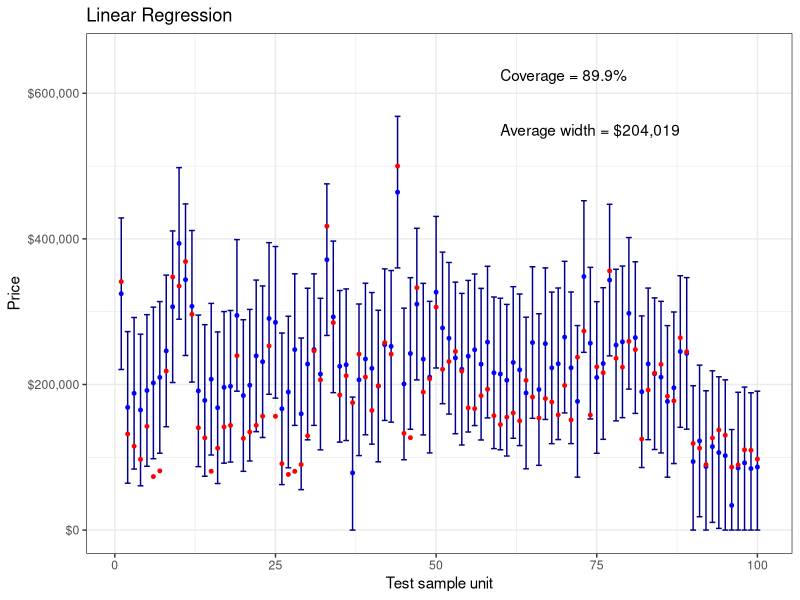
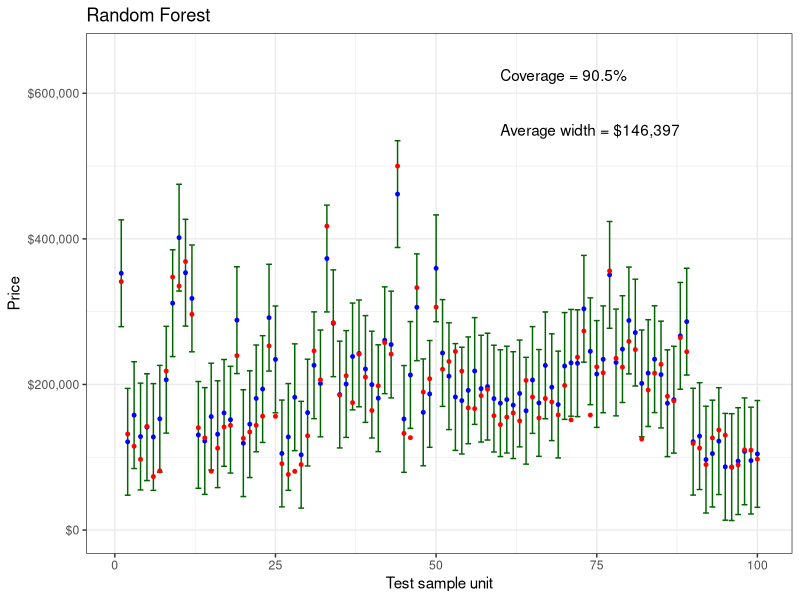
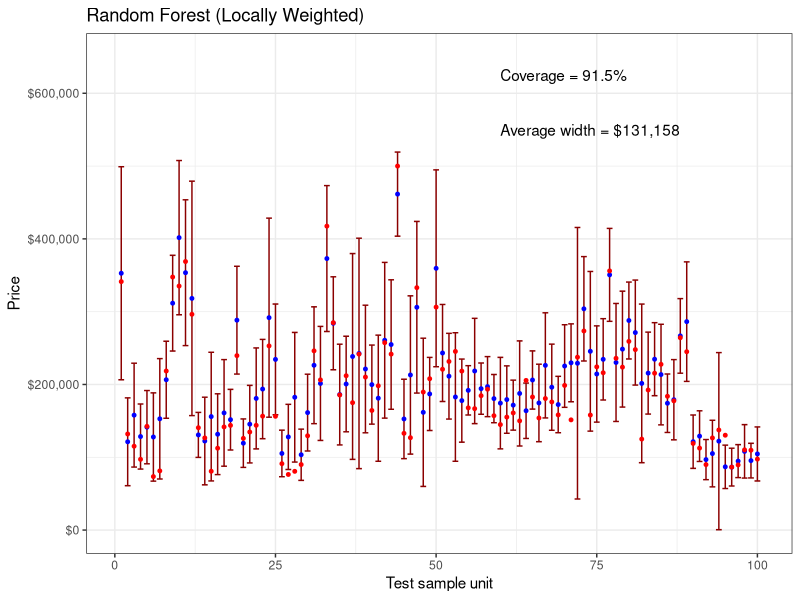

The R script that drew these images, in order:
# Split Conformal Prediction - California Housing

library(tidyverse)
library(ranger)

###

plot_intervals <- function(y, y_hat_tst, lower, upper, max_n = 100, method, color = "black") {
    coverage <- mean(lower <= tst$median_house_value & tst$median_house_value <= upper)
    avg_width <- mean(upper - lower)
 
    tibble(id = seq_along(y), y, y_hat_tst, lower, upper) %>%
        filter(id <= max_n) %>%
        ggplot(aes(x = id)) +
            geom_errorbar(aes(ymin = lower, ymax = upper), color = paste0("dark ", color)) +
            geom_point(aes(y = y_hat_tst), color = "blue", size = 1) +
            geom_point(aes(y = y), color = "red", size = 1) +
            scale_y_continuous(labels = scales::dollar_format(), limits = c(0, 650000)) +
            labs(x = "Test sample unit", y = "Price", title = method) +
            annotate("text", x = 60, y = 625000, hjust = 0, label = sprintf("Coverage = %.1f%%",  100 * coverage)) +
            annotate("text", x = 60, y = 550000, hjust = 0, label = paste0("Average width = $", format(avg_width, digits = 2, big.mark = ",", scientific = FALSE))) +
            theme_bw()
}

###

# Pace and Barry. "Sparse spatial autoregressions"
# Statistics and Probability Letters 33, no. 3 (1997): 291-297

db <- read.csv("california.csv", stringsAsFactors = TRUE)

glimpse(db)

# skimr::skim(db)

set.seed(42)

ind <- sample(1:3, size = nrow(db), prob = c(0.80, 0.10, 0.10), replace = TRUE)

trn <- db[ind == 1, ]
cal <- db[ind == 2, ]
tst <- db[ind == 3, ]

alpha <- 0.1 # nominal miscoverage level

### Linear regression - Standard Score

lin_reg <- lm(median_house_value ~ ., data = trn)

y_hat_cal <- predict(lin_reg, newdata = cal)
R <- abs(cal$median_house_value - y_hat_cal)
r_hat <- sort(R)[ceiling((1 - alpha)*(nrow(cal) + 1))]

y_hat_tst <- predict(lin_reg, newdata = tst)
sqrt(mean((tst$median_house_value - y_hat_tst)^2)) # test error
lower <- pmax(0, y_hat_tst - r_hat)
upper <- y_hat_tst + r_hat

plot_intervals(tst$median_house_value, y_hat_tst, lower, upper,
               method = "Linear Regression", color = "blue")

### Random Forest - Standard Score

rf <- ranger(median_house_value ~  ., data = trn)

y_hat_cal <- predict(rf, data = cal)$predictions
R <- abs(cal$median_house_value - predict(rf, data = cal)$predictions)
r_hat <- sort(R)[ceiling((1 - alpha)*(nrow(cal) + 1))]

y_hat_tst <- predict(rf, data = tst)$predictions
sqrt(mean((tst$median_house_value - y_hat_tst)^2))
lower <- pmax(0, y_hat_tst - r_hat)
upper <- y_hat_tst + r_hat

plot_intervals(tst$median_house_value, y_hat_tst, lower, upper,
               method = "Random Forest", color = "green")

### Random Forest - Locally Weighted

y_hat_trn <- predict(rf, data = trn)$predictions

trn_res <- trn %>%
    mutate(delta = abs(median_house_value - y_hat_trn)) %>%
    select(-median_house_value)

rf_res <- ranger(delta ~ ., data = trn_res)

sig_hat_cal <- predict(rf_res, data = cal)$predictions

R <- abs(cal$median_house_value - y_hat_cal) / sig_hat_cal
r_hat <- sort(R)[ceiling((1 - alpha)*(nrow(cal) + 1))]

sig_hat_tst <- predict(rf_res, data = tst)$predictions

lower <- y_hat_tst - r_hat * sig_hat_tst
upper <- y_hat_tst + r_hat * sig_hat_tst

plot_intervals(tst$median_house_value, y_hat_tst, lower, upper,
               method = "Random Forest (Locally Weighted)", color = "red")
